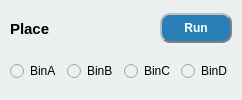
               <widget class="QWidget" name="widget_9" native="true">
                <property name="styleSheet">
                 <string notr="true">background-color: rgb(236, 240, 241);</string>
                </property>
                <layout class="QVBoxLayout" name="verticalLayout_5">
                 <property name="leftMargin">
                  <number>0</number>
                 </property>
                 <property name="topMargin">
                  <number>10</number>
                 </property>
                 <property name="rightMargin">
                  <number>0</number>
                 </property>
                 <property name="bottomMargin">
                  <number>10</number>
                 </property>
                 <item>
                  <widget class="QWidget" name="widget_14" native="true">
                   <layout class="QHBoxLayout" name="horizontalLayout_9" stretch="2,1">
                    <property name="leftMargin">
                     <number>10</number>
                    </property>
                    <property name="topMargin">
                     <number>0</number>
                    </property>
                    <property name="rightMargin">
                     <number>10</number>
                    </property>
                    <property name="bottomMargin">
                     <number>0</number>
                    </property>
                    <item>
                     <widget class="QLabel" name="func_lab_8">
                      <property name="font">
                       <font>
                        <family>Arial</family>
                        <pointsize>11</pointsize>
                        <weight>75</weight>
                        <bold>true</bold>
                       </font>
                      </property>
                      <property name="text">
                       <string>Place</string>
                      </property>
                     </widget>
                    </item>
                    <item>
                     <widget class="QPushButton" name="place_btn">
                      <property name="minimumSize">
                       <size>
                        <width>0</width>
                        <height>30</height>
                       </size>
                      </property>
                      <property name="font">
                       <font>
                        <family>Arial</family>
                        <weight>75</weight>
                        <bold>true</bold>
                       </font>
                      </property>
                      <property name="cursor">
                       <cursorShape>PointingHandCursor</cursorShape>
                      </property>
                      <property name="styleSheet">
                       <string notr="true">background-color:rgb(41, 128, 185);
color: rgb(255, 255, 255);
border-radius: 10px;
border: 2px groove gray;
border-style: outset;</string>
                      </property>
                      <property name="text">
                       <string>Run</string>
                      </property>
                     </widget>
                    </item>
                   </layout>
                  </widget>
                 </item>
                 <item>
                  <widget class="QWidget" name="widget_15" native="true">
                   <layout class="QHBoxLayout" name="horizontalLayout_10">
                    <property name="leftMargin">
                     <number>10</number>
                    </property>
                    <property name="topMargin">
                     <number>0</number>
                    </property>
                    <property name="rightMargin">
                     <number>10</number>
                    </property>
                    <property name="bottomMargin">
                     <number>0</number>
                    </property>
                    <item>
                     <widget class="QRadioButton" name="radioButton_A">
                      <property name="font">
                       <font>
                        <family>Arial</family>
                       </font>
                      </property>
                      <property name="text">
                       <string>BinA</string>
                      </property>
                     </widget>
                    </item>
                    <item>
                     <widget class="QRadioButton" name="radioButton_B">
                      <property name="font">
                       <font>
                        <family>Arial</family>
                       </font>
                      </property>
                      <property name="text">
                       <string>BinB</string>
                      </property>
                     </widget>
                    </item>
                    <item>
                     <widget class="QRadioButton" name="radioButton_C">
                      <property name="font">
                       <font>
                        <family>Arial</family>
                       </font>
                      </property>
                      <property name="text">
                       <string>BinC</string>
                      </property>
                     </widget>
                    </item>
                    <item>
                     <widget class="QRadioButton" name="radioButton_D">
                      <property name="font">
                       <font>
                        <family>Arial</family>
                       </font>
                      </property>
                      <property name="text">
                       <string>BinD</string>
                      </property>
                     </widget>
                    </item>
                   </layout>
                  </widget>
                 </item>
                </layout>
               </widget>
